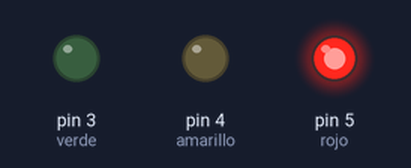
The sketch below on a simulated Arduino Uno, built with avr-gcc and run on an emulated ATmega328P. Parts: output pins drawn as LEDs (lit = HIGH).

Above: at 1.0 s.
At 4.7 s:
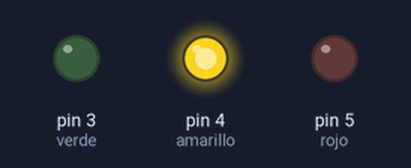
At 8.0 s:
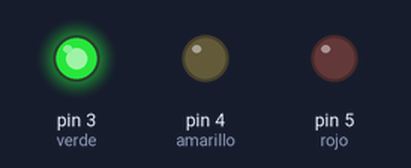
At 10.0 s:
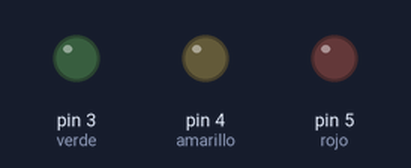
Timing chart, 0 to 14.3 s (numbered marks = the images above):
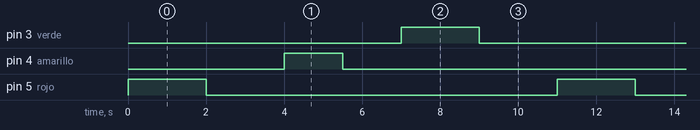

Measured:
- by itself, pin 3 (verde), pin 5 (rojo): alternates HIGH for 2.0 s and LOW for 9.0 s
- by itself, pin 4 (amarillo): alternates HIGH for 1.5 s and LOW for 9.5 s
- by itself, everything shown: repeats every 11.0 s, in 6 steps

The sketch:

1-a.ino
```cpp
#define rojo 5
#define amarillo 4
#define verde 3

void setup()
{
  pinMode(rojo, OUTPUT);
  pinMode(amarillo, OUTPUT);
  pinMode(verde, OUTPUT);

}

void loop()
{
  digitalWrite(rojo, HIGH);
  delay(2000);
  digitalWrite(rojo, LOW);
  delay(2000);

  digitalWrite(amarillo, HIGH);
  delay(1500);
  digitalWrite(amarillo, LOW);
  delay(1500);

  digitalWrite(verde, HIGH);
  delay(2000);
  digitalWrite(verde, LOW);
  delay(2000);

}
```
